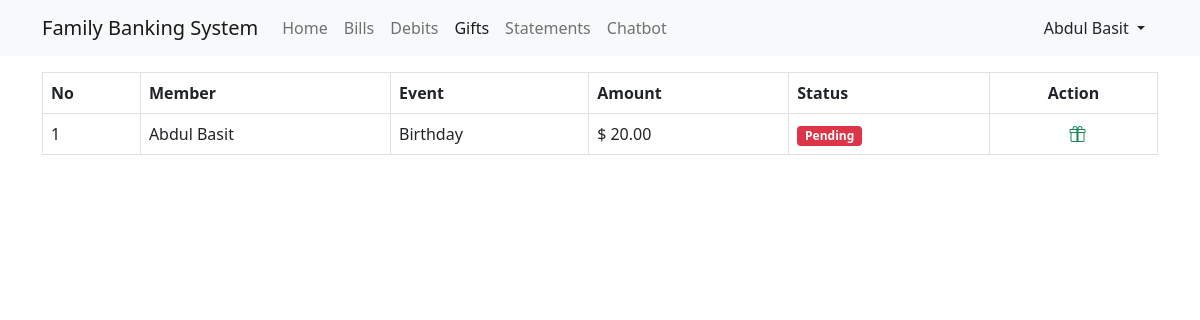
/FamilyBankingSystem/gifts.php (signed in), run on the app's committed database.
### tables this page shows
CREATE TABLE `voucher` (
  `id` int NOT NULL AUTO_INCREMENT,
  `voucherName` varchar(255) DEFAULT NULL,
  `applicableAmount` decimal(10,2) DEFAULT NULL,
  `assignedTo` int DEFAULT NULL,
  `applicableDate` datetime DEFAULT NULL,
  `isConsumed` bit(1) DEFAULT NULL,
  `createdAt` datetime DEFAULT CURRENT_TIMESTAMP,
  `isDeleted` bit(1) DEFAULT NULL,
  `userId` int DEFAULT NULL,
  PRIMARY KEY (`id`)
);

### FamilyBankingSystem/inc/db/connection.php (called while the page is built, shortened)
<?php
$_CONFIG = [
    "DATABASE" => [
        "HOST" => "localhost",
        "USERNAME" => "root",
        "PASSWORD" => "test123",
        "DB" => "familybanking"
    ]
];
class DataBase
{
    private $conn;
    public function __construct()
    {
        global $_CONFIG;
        $this->host = $_CONFIG["DATABASE"]["HOST"];
        $this->username = $_CONFIG["DATABASE"]["USERNAME"];
        $this->password = $_CONFIG["DATABASE"]["PASSWORD"];
        $this->db = $_CONFIG["DATABASE"]["DB"];
        $this->conn = mysqli_connect(
            $this->host,
            $this->username,
            $this->password,
            $this->db
        );
    }
    public function __select($sql)
    {
        $result = $this->conn->query($sql);
        if ($result && $result->num_rows > 0) {
            $data = [];
            while ($rows = $result->fetch_assoc()) {
                $data[] = $rows;
            }
            return $data;
        }
        return [];
    }
}
$db = new DataBase;

### FamilyBankingSystem/inc/actions/gift/list.action.php (called while the page is built)
<?php
include_once "inc/session/sessioncheck.php";
include_once "inc/db/connection.php";
$userId = $user["id"];
$sql = "select *,(select concat(firstName,' ',lastName) from users where users.id=assignedTo) as userName from voucher ";
if($user["userType"]=='Basic user'){
    $sql .=" WHERE assignedTo = ".$user["id"];
}else{
    $sql.=" where userId = '$userId'";
}
$gifts =$db->__select($sql);

### FamilyBankingSystem/inc/session/sessioncheck.php (called while the page is built, shortened)
<?php
if(isset($_SESSION["USER"])&&!empty($_SESSION["USER"])){
    $user = $_SESSION["USER"];
}else{
    header("Location: login.php");
}

### FamilyBankingSystem/inc/partial/gift/list.partial.php (the view)
<?php include_once "inc/actions/gift/list.action.php"; ?>
<table class="table table-bordered">
    <thead>
        <tr>
            <th>
                No
            </th>
            <th>
                Member
            </th>
            <th>
                Event
            </th>
            <th>
                Amount
            </th>
            <th>
                Status
            </th>
            <th class="text-center">
                Action
            </th>
        </tr>
    </thead>
    <tbody>
        <?php for ($i = 0; $i < sizeof($gifts); $i++) {
            $row = $gifts[$i];
        ?>
            <tr>
                <td>
                    <?= $i + 1 ?>
                </td>
                <td>
                    <?= $row["userName"] ?>
                </td>
                <td>
                    <?= $row["voucherName"]; ?>
                </td>
                <td>
                    $ <?= $row["applicableAmount"] ?>
                </td>
                <td>
                    <?php if ($row["isConsumed"] == true) : ?>
                        <span class="badge bg-success">
                            Redeemed
                        </span>
                    <?php else : ?>
                        <span class="badge bg-danger">
                            Pending
                        </span>
                    <?php endif ?>
                </td>
                <td>
                    <div class="d-flex justify-content-center">
                        <?php if ($user["userType"] == 'Main user') : ?>
                            <?php if ($row["isConsumed"] == true) : ?>
                               -
                            <?php else : ?>
                                <a href="gifts.php?id=<?= $row["id"] ?>" class="text-info">
                                <i class="bi bi-pencil"></i>
                            </a>
                            <a href="inc/actions/gift/delete.action.php?id=<?= $row["id"] ?>" class="ms-2 text-danger">
                                <i class="bi bi-trash"></i>
                            </a>
                            <?php endif; ?>
                        <?php else : ?>
                            <?php if ($row["isConsumed"] == true) : ?>
                                -
                            <?php else : ?>
                                <a href="inc/actions/gift/redeem.action.php?id=<?= $row["id"] ?>" class="ms-2 text-success">
                                    <i class="bi bi-gift"></i>
                                </a>
                            <?php endif; ?>
                        <?php endif; ?>
                    </div>
                </td>
            </tr>
        <?php } ?>
    </tbody>
</table>

### data on the page
voucher: userName "Abdul Basit", voucherName "Birthday", applicableAmount "20.00", shows "Pending"

### other printed values
$user["firstName"] "Abdul"
$user["lastName"] "Basit"
